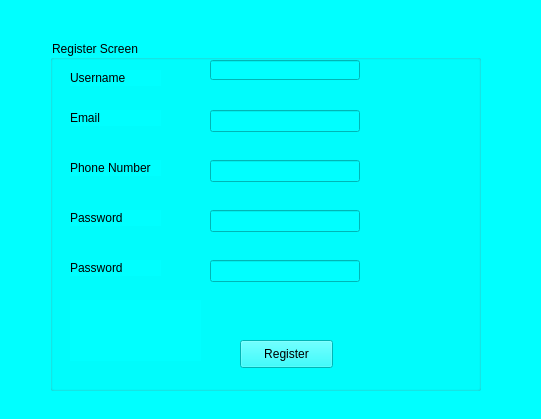
<?xml version="1.0" encoding="UTF-8"?>
<ui version="4.0">
 <class>Form</class>
 <widget class="QWidget" name="Form">
  <property name="geometry">
   <rect>
    <x>0</x>
    <y>0</y>
    <width>541</width>
    <height>419</height>
   </rect>
  </property>
  <property name="windowTitle">
   <string>Form</string>
  </property>
  <property name="styleSheet">
   <string notr="true">background-color: rgb(0, 255, 255);</string>
  </property>
  <widget class="QGroupBox" name="groupBox">
   <property name="geometry">
    <rect>
     <x>50</x>
     <y>40</y>
     <width>431</width>
     <height>351</height>
    </rect>
   </property>
   <property name="title">
    <string>Register Screen</string>
   </property>
   <widget class="QLabel" name="label_5">
    <property name="geometry">
     <rect>
      <x>20</x>
      <y>220</y>
      <width>91</width>
      <height>16</height>
     </rect>
    </property>
    <property name="text">
     <string>Password</string>
    </property>
   </widget>
   <widget class="QLabel" name="label_2">
    <property name="geometry">
     <rect>
      <x>20</x>
      <y>70</y>
      <width>91</width>
      <height>16</height>
     </rect>
    </property>
    <property name="text">
     <string>Email</string>
    </property>
   </widget>
   <widget class="QLabel" name="label_3">
    <property name="geometry">
     <rect>
      <x>20</x>
      <y>120</y>
      <width>91</width>
      <height>16</height>
     </rect>
    </property>
    <property name="text">
     <string>Phone Number</string>
    </property>
   </widget>
   <widget class="QLabel" name="label">
    <property name="geometry">
     <rect>
      <x>20</x>
      <y>30</y>
      <width>91</width>
      <height>16</height>
     </rect>
    </property>
    <property name="text">
     <string>Username</string>
    </property>
   </widget>
   <widget class="QLabel" name="label_4">
    <property name="geometry">
     <rect>
      <x>20</x>
      <y>170</y>
      <width>91</width>
      <height>16</height>
     </rect>
    </property>
    <property name="text">
     <string>Password</string>
    </property>
   </widget>
   <widget class="QLineEdit" name="lineEdit">
    <property name="geometry">
     <rect>
      <x>160</x>
      <y>20</y>
      <width>150</width>
      <height>20</height>
     </rect>
    </property>
   </widget>
   <widget class="QLineEdit" name="lineEdit_2">
    <property name="geometry">
     <rect>
      <x>160</x>
      <y>70</y>
      <width>150</width>
      <height>22</height>
     </rect>
    </property>
   </widget>
   <widget class="QLineEdit" name="lineEdit_3">
    <property name="geometry">
     <rect>
      <x>160</x>
      <y>170</y>
      <width>150</width>
      <height>22</height>
     </rect>
    </property>
   </widget>
   <widget class="QLineEdit" name="lineEdit_4">
    <property name="geometry">
     <rect>
      <x>160</x>
      <y>120</y>
      <width>150</width>
      <height>22</height>
     </rect>
    </property>
   </widget>
   <widget class="QLineEdit" name="lineEdit_5">
    <property name="geometry">
     <rect>
      <x>160</x>
      <y>220</y>
      <width>150</width>
      <height>22</height>
     </rect>
    </property>
   </widget>
   <widget class="QPushButton" name="pushButton">
    <property name="geometry">
     <rect>
      <x>190</x>
      <y>300</y>
      <width>93</width>
      <height>28</height>
     </rect>
    </property>
    <property name="text">
     <string>Register</string>
    </property>
   </widget>
   <widget class="QLabel" name="label_6">
    <property name="geometry">
     <rect>
      <x>20</x>
      <y>260</y>
      <width>131</width>
      <height>61</height>
     </rect>
    </property>
    <property name="text">
     <string/>
    </property>
   </widget>
  </widget>
 </widget>
 <resources/>
 <connections/>
</ui>
